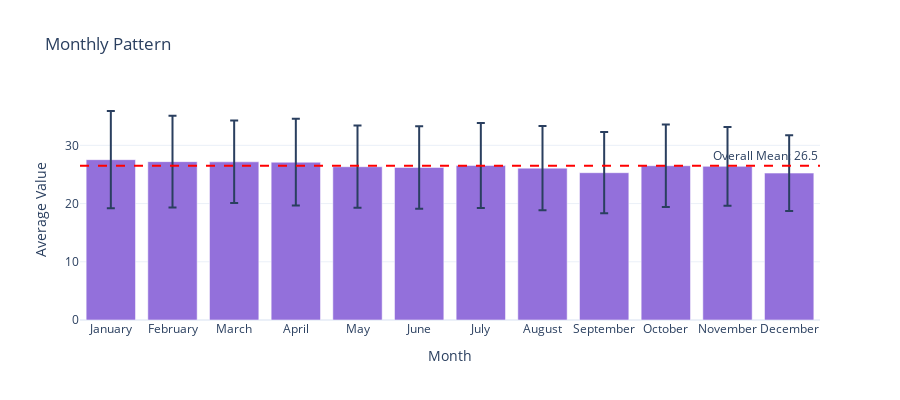

The notebook cell saved with this chart:
### Code cell
# Monthly pattern analysis
daily_data["month"] = daily_data[TIME_COLUMN].dt.month_name()
month_order = ["January", "February", "March", "April", "May", "June",
               "July", "August", "September", "October", "November", "December"]

# Only include months present in data
present_months = [m for m in month_order if m in daily_data["month"].values]
daily_data["month"] = pd.Categorical(daily_data["month"], categories=present_months, ordered=True)

monthly_stats = daily_data.groupby("month")[analysis_col].agg(["mean", "std"]).reset_index()

if len(monthly_stats) > 1:
    fig = go.Figure()
    fig.add_trace(go.Bar(
        x=monthly_stats["month"],
        y=monthly_stats["mean"],
        error_y=dict(type="data", array=monthly_stats["std"]),
        name="Mean",
        marker_color="mediumpurple"
    ))
    
    # Add overall mean line
    overall_mean = daily_data[analysis_col].mean()
    fig.add_hline(y=overall_mean, line_dash="dash", line_color="red",
                  annotation_text=f"Overall Mean: {overall_mean:.1f}",
                  annotation_position="top right")
    
    fig.update_layout(
        title="Monthly Pattern",
        xaxis_title="Month",
        yaxis_title="Average Value",
        template="plotly_white",
        height=400
    )
    display_figure(fig)
else:
    print("Not enough months of data for monthly pattern analysis")

### Figure 1 — Plotly figure (JSON) as saved in the notebook; plotly's stock layout.template omitted (floating-point values rounded to 4 significant figures)
{"data": [{"error_y": {"array": [8.358, 7.876, 7.076, 7.444, 7.063, 7.088, 7.291, 7.227, 6.984, 7.091, 6.758, 6.497], "type": "data"}, "marker": {"color": "mediumpurple"}, "name": "Mean", "type": "bar", "x": ["January", "February", "March", "April", "May", "June", "July", "August", "September", "October", "November", "December"], "y": [27.54, 27.2, 27.17, 27.11, 26.33, 26.21, 26.55, 26.09, 25.31, 26.51, 26.4, 25.24]}], "layout": {"annotations": [{"showarrow": false, "text": "Overall Mean: 26.5", "x": 1, "xanchor": "right", "xref": "x domain", "y": 26.48, "yanchor": "bottom", "yref": "y"}], "height": 400, "shapes": [{"line": {"color": "red", "dash": "dash"}, "type": "line", "x0": 0, "x1": 1, "xref": "x domain", "y0": 26.48, "y1": 26.48, "yref": "y"}], "title": {"text": "Monthly Pattern"}, "xaxis": {"title": {"text": "Month"}}, "yaxis": {"title": {"text": "Average Value"}}}}
